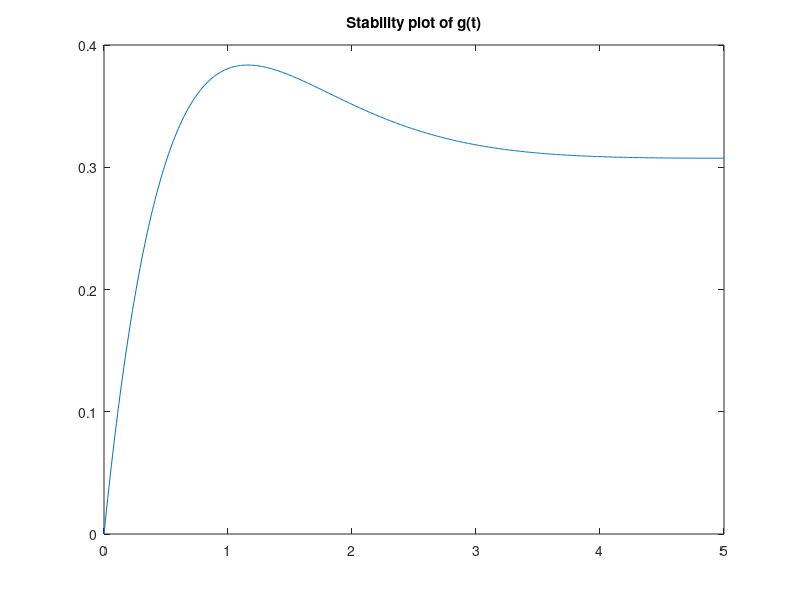
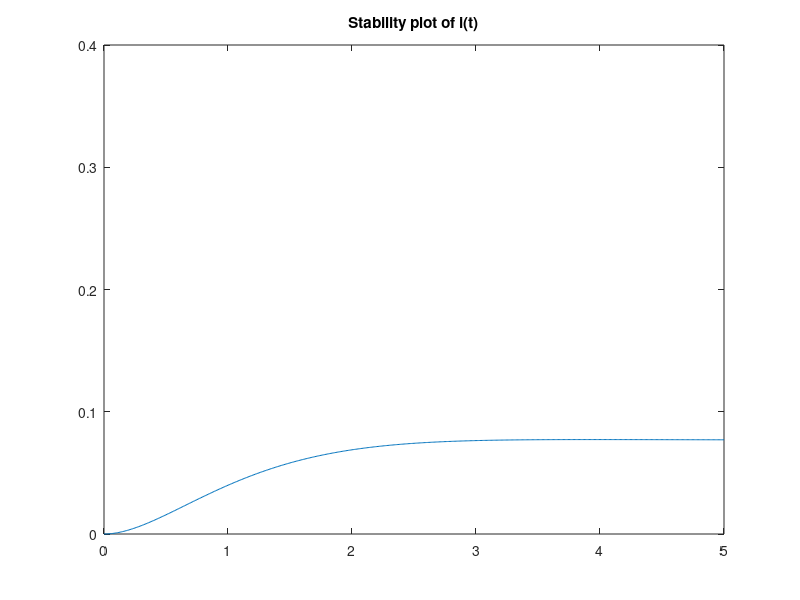

These charts were generated, in order, by the following MATLAB code:
close all;
clear all;
clc;

t = 0:0.01:5;
g_t = -(4/13).*(exp((-1.4).*t).*cos((0.8).*t)) + (37/52).*(exp((-1.4).*t).*sin((0.8).*t)) + 4/13;
i_t = -(1/13).*(exp((-1.4).*t).*cos((0.8).*t)) - (7/52).*(exp((-1.4).*t).*sin((0.8).*t)) + 1/13;
figure;
plot(t,g_t)
axis([0 5 0 0.4]);
title('Stability plot of g(t)');
hold on;
figure;
plot(t,i_t)
title('Stability plot of i(t)');
axis([0 5 0 0.4]);
